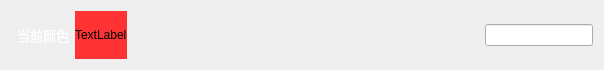
           <widget class="QWidget" name="verticalWidget_30" native="true">
            <property name="minimumSize">
             <size>
              <width>0</width>
              <height>70</height>
             </size>
            </property>
            <property name="maximumSize">
             <size>
              <width>16777215</width>
              <height>70</height>
             </size>
            </property>
            <property name="styleSheet">
             <string notr="true">#verticalWidget_30{background-color: rgba(223, 223, 223,50);
border-radius: 5px;}</string>
            </property>
            <layout class="QHBoxLayout" name="horizontalLayout_39">
             <item>
              <widget class="QWidget" name="horizontalWidget_29" native="true">
               <property name="minimumSize">
                <size>
                 <width>0</width>
                 <height>40</height>
                </size>
               </property>
               <property name="maximumSize">
                <size>
                 <width>16777215</width>
                 <height>40</height>
                </size>
               </property>
               <layout class="QVBoxLayout" name="verticalLayout_34">
                <property name="spacing">
                 <number>0</number>
                </property>
                <property name="leftMargin">
                 <number>0</number>
                </property>
                <property name="topMargin">
                 <number>0</number>
                </property>
                <property name="rightMargin">
                 <number>0</number>
                </property>
                <property name="bottomMargin">
                 <number>0</number>
                </property>
               </layout>
              </widget>
             </item>
             <item>
              <widget class="QLabel" name="label_74">
               <property name="font">
                <font>
                 <family>OPPOSans B</family>
                 <pointsize>10</pointsize>
                 <stylestrategy>PreferAntialias</stylestrategy>
                </font>
               </property>
               <property name="styleSheet">
                <string notr="true">color: rgb(255, 255, 255);</string>
               </property>
               <property name="text">
                <string>当前颜色</string>
               </property>
              </widget>
             </item>
             <item>
              <widget class="QLabel" name="label_61">
               <property name="styleSheet">
                <string notr="true">background-color: rgb(255, 51, 51);</string>
               </property>
               <property name="text">
                <string>TextLabel</string>
               </property>
              </widget>
             </item>
             <item>
              <spacer name="horizontalSpacer_68">
               <property name="orientation">
                <enum>Qt::Horizontal</enum>
               </property>
               <property name="sizeHint" stdset="0">
                <size>
                 <width>352</width>
                 <height>20</height>
                </size>
               </property>
              </spacer>
             </item>
             <item>
              <widget class="QLineEdit" name="lineEdit_26"/>
             </item>
            </layout>
           </widget>
